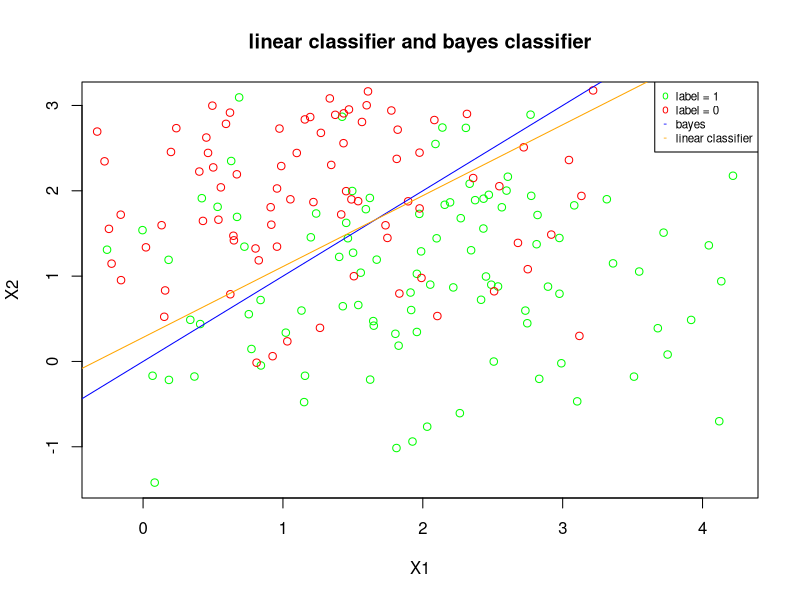

This chart was generated by the following R code:
#question-6 
#Linear regression model

library(MASS)
library(ggplot2)

#generation of training data 

#train data - green labels
set.seed(2000)
mean1  =  t(c(2,1))
cov1   =  matrix(c(1,0,0,1),nrow=2)
green_train_data =  mvrnorm(100,mean1,cov1)
green_train_data =  data.frame(green_train_data)
green_train_data$label  =  1


#train data - red labels
set.seed(2000)
mean2  =  t(c(1,2))
cova2  =  matrix(c(1,0,0,1),nrow=2)
red_train_data  =  mvrnorm(100,mean2,cova2)
red_train_data  =  data.frame(red_train_data)
red_train_data$label  =  0

train_data  =  rbind(green_train_data,red_train_data)

#linear regression

relation= lm(train_data$label~train_data$X1 + train_data$X2 ,  train_data)

x1_coeff  =  relation$coefficients[2]
x2_coeff  =  relation$coefficients[3]
intercept_1 = relation$coefficients[1]


a = -(intercept_1-0.5)/x2_coeff
b = -(x1_coeff)/x2_coeff


#linear decision boundary and bayes decision boundary

plot(train_data[train_data$label == 1, "X1"] , train_data[train_data$label == 1, "X2"],
     xlab='X1',ylab='X2',col="green")
par(new=TRUE)
points(train_data[train_data$label == 0, "X1"] ,train_data[train_data$label == 0, "X2"],
       col="red")
abline(0,1,col = "blue")
abline(a,b,col="orange")
title('linear classifier and bayes classifier')
legend("topright",cex=0.7,legend=c("label = 1","label = 0","bayes","linear classifier"), 
        col=c("green","red","blue","orange"), pch = c("o","o","-","-"))


#generation of test data 

#test data - green labels
set.seed(2014)
mean_t1  =  t(c(2,1))
cov_t1   =  matrix(c(1,0,0,1),nrow=2)
green_test_data =  mvrnorm(500,mean_t1,cov_t1)
green_test_data =  data.frame(green_test_data)
green_test_data$label  =  1


#test data - red labels
set.seed(2014)
mean_t2  =  t(c(1,2))
cova_t2  =  matrix(c(1,0,0,1),nrow=2)
red_test_data  =  mvrnorm(500,mean_t2,cova_t2)
red_test_data  =  data.frame(red_test_data)
red_test_data$label  =  -1


test_data  =  rbind(green_test_data,red_test_data)
write.csv(test_data, file = "MyData.csv")


# linear classifier training error 
train_data$predicted = 1


train_data$predicted[(((train_data$X1 * x1_coeff) + (train_data$X2 * x2_coeff) +
                     intercept_1) > 0.5) &  train_data$label == 0] = 0


train_data$predicted[(((train_data$X1 * x1_coeff) + (train_data$X2 * x2_coeff) +
                         intercept_1) < 0.5) &  train_data$label == 1] = 0


linear_training_errorr=(nrow(train_data)-sum(train_data$predicted))/(nrow(train_data))
cat("linear classifier training error is ", linear_training_errorr)



# linear classifier test data error 
test_data$predicted = 1

test_data$predicted[(((test_data$X1 * x1_coeff) + (test_data$X2 * x2_coeff) +
                         intercept_1) > 0.5) &  test_data$label == 0] = 0


test_data$predicted[(((test_data$X1 * x1_coeff) + (test_data$X2 * x2_coeff) +
                        intercept_1) < 0.5) &  test_data$label == 1] = 0


linear_test_errorr=(nrow(test_data)-sum(test_data$predicted))/(nrow(test_data))
cat("\nlinear classifier test error is ", linear_test_errorr)


